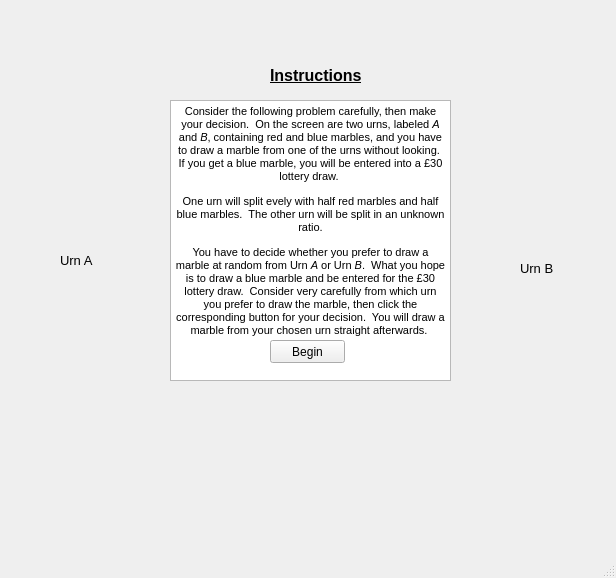
<?xml version="1.0" encoding="UTF-8"?>
<ui version="4.0">
 <class>MainWindow</class>
 <widget class="QMainWindow" name="MainWindow">
  <property name="geometry">
   <rect>
    <x>0</x>
    <y>0</y>
    <width>616</width>
    <height>578</height>
   </rect>
  </property>
  <property name="windowTitle">
   <string>MainWindow</string>
  </property>
  <widget class="QWidget" name="centralwidget">
   <widget class="QLabel" name="UrnLeft">
    <property name="geometry">
     <rect>
      <x>40</x>
      <y>100</y>
      <width>91</width>
      <height>151</height>
     </rect>
    </property>
    <property name="text">
     <string/>
    </property>
    <property name="pixmap">
     <pixmap>../Urn.PNG</pixmap>
    </property>
    <property name="scaledContents">
     <bool>true</bool>
    </property>
   </widget>
   <widget class="QLabel" name="UrnRight">
    <property name="geometry">
     <rect>
      <x>490</x>
      <y>100</y>
      <width>91</width>
      <height>151</height>
     </rect>
    </property>
    <property name="text">
     <string/>
    </property>
    <property name="pixmap">
     <pixmap>../Urn.PNG</pixmap>
    </property>
    <property name="scaledContents">
     <bool>true</bool>
    </property>
   </widget>
   <widget class="QTextBrowser" name="textBrowser">
    <property name="geometry">
     <rect>
      <x>170</x>
      <y>100</y>
      <width>281</width>
      <height>281</height>
     </rect>
    </property>
    <property name="html">
     <string>&lt;!DOCTYPE HTML PUBLIC &quot;-//W3C//DTD HTML 4.0//EN&quot; &quot;http://www.w3.org/TR/REC-html40/strict.dtd&quot;&gt;
&lt;html&gt;&lt;head&gt;&lt;meta name=&quot;qrichtext&quot; content=&quot;1&quot; /&gt;&lt;style type=&quot;text/css&quot;&gt;
p, li { white-space: pre-wrap; }
&lt;/style&gt;&lt;/head&gt;&lt;body style=&quot; font-family:'MS Shell Dlg 2'; font-size:8.25pt; font-weight:400; font-style:normal;&quot;&gt;
&lt;p align=&quot;center&quot; style=&quot; margin-top:12px; margin-bottom:12px; margin-left:0px; margin-right:0px; -qt-block-indent:0; text-indent:0px;&quot;&gt;&lt;span style=&quot; font-size:8pt;&quot;&gt;Consider the following problem carefully, then make your decision.  On the screen are two urns, labeled &lt;/span&gt;&lt;span style=&quot; font-size:8pt; font-style:italic;&quot;&gt;A&lt;/span&gt;&lt;span style=&quot; font-size:8pt;&quot;&gt; and &lt;/span&gt;&lt;span style=&quot; font-size:8pt; font-style:italic;&quot;&gt;B&lt;/span&gt;&lt;span style=&quot; font-size:8pt;&quot;&gt;, containing red and blue marbles, and you have to draw a marble from one of the urns without looking.  If you get a blue marble, you will be entered into a £30 lottery draw. &lt;/span&gt;&lt;/p&gt;
&lt;p align=&quot;center&quot; style=&quot; margin-top:12px; margin-bottom:12px; margin-left:0px; margin-right:0px; -qt-block-indent:0; text-indent:0px;&quot;&gt;One urn will split evely with half red marbles and half blue marbles.  The other urn will be split in an unknown ratio.&lt;/p&gt;
&lt;p align=&quot;center&quot; style=&quot; margin-top:12px; margin-bottom:12px; margin-left:0px; margin-right:0px; -qt-block-indent:0; text-indent:0px;&quot;&gt;&lt;span style=&quot; font-size:8pt;&quot;&gt;You have to decide whether you prefer to draw a marble at random from Urn &lt;/span&gt;&lt;span style=&quot; font-size:8pt; font-style:italic;&quot;&gt;A&lt;/span&gt;&lt;span style=&quot; font-size:8pt;&quot;&gt; or Urn &lt;/span&gt;&lt;span style=&quot; font-size:8pt; font-style:italic;&quot;&gt;B&lt;/span&gt;&lt;span style=&quot; font-size:8pt;&quot;&gt;.  What you hope is to draw a blue marble and be entered for the £30 lottery draw.  Consider very carefully from which urn you prefer to draw the marble, then click the corresponding button for your decision.  You will draw a marble from your chosen urn straight afterwards. &lt;/span&gt;&lt;/p&gt;&lt;/body&gt;&lt;/html&gt;</string>
    </property>
   </widget>
   <widget class="QLabel" name="Label">
    <property name="geometry">
     <rect>
      <x>270</x>
      <y>60</y>
      <width>101</width>
      <height>31</height>
     </rect>
    </property>
    <property name="font">
     <font>
      <pointsize>12</pointsize>
      <weight>75</weight>
      <bold>true</bold>
      <underline>true</underline>
     </font>
    </property>
    <property name="layoutDirection">
     <enum>Qt::LeftToRight</enum>
    </property>
    <property name="text">
     <string>Instructions</string>
    </property>
    <property name="scaledContents">
     <bool>true</bool>
    </property>
   </widget>
   <widget class="QLabel" name="UrnALabel">
    <property name="geometry">
     <rect>
      <x>60</x>
      <y>250</y>
      <width>41</width>
      <height>21</height>
     </rect>
    </property>
    <property name="font">
     <font>
      <pointsize>10</pointsize>
     </font>
    </property>
    <property name="text">
     <string>Urn A</string>
    </property>
   </widget>
   <widget class="QLabel" name="UrnBLabel">
    <property name="geometry">
     <rect>
      <x>520</x>
      <y>260</y>
      <width>41</width>
      <height>16</height>
     </rect>
    </property>
    <property name="font">
     <font>
      <pointsize>10</pointsize>
     </font>
    </property>
    <property name="text">
     <string>Urn B</string>
    </property>
   </widget>
   <widget class="QPushButton" name="BeginButton">
    <property name="geometry">
     <rect>
      <x>270</x>
      <y>340</y>
      <width>75</width>
      <height>23</height>
     </rect>
    </property>
    <property name="text">
     <string>Begin</string>
    </property>
   </widget>
  </widget>
  <widget class="QMenuBar" name="menubar">
   <property name="geometry">
    <rect>
     <x>0</x>
     <y>0</y>
     <width>616</width>
     <height>21</height>
    </rect>
   </property>
  </widget>
  <widget class="QStatusBar" name="statusbar"/>
 </widget>
 <resources/>
 <connections/>
</ui>
